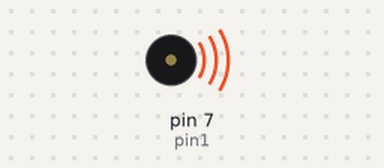
The sketch below on a simulated Arduino Nano, built with avr-gcc and run on an emulated ATmega328P. Shown: buzzer (waves = sounding).

Above: at 1.4 s.
At 5.8 s:
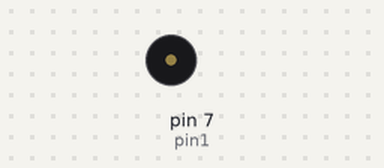
Timing chart, 0 to 7.8 s (numbered marks = the images above):
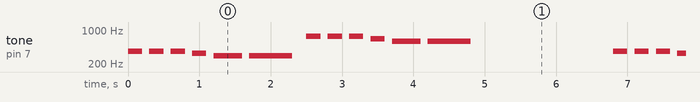

Measured:
- by itself, tone on pin 7 (pin1): plays 370 Hz for 0.20 s, 370 Hz for 0.20 s, 370 Hz for 0.20 s, 330 Hz for 0.20 s, 294 Hz for 0.40 s, 294 Hz for 0.60 s … (231 notes in this stretch)

The sketch:

sound_effect_CatMeme.ino
```cpp
#define C4  262       // ド
#define CD4 277       // ド#レb
#define D4  294       // レ
#define DE4 311       // レ#ミb
#define E4  330       // ミ
#define F4  349       // ファ
#define FG4 370       // ファ#ソb
#define G4  392       // ソ
#define GA4 415       // ソ#ラb
#define A4  440       // ラ
#define AB4 466       // ラ#シb
#define B4  494       // シ

#define C5  523
#define CD5 554
#define D5  587
#define DE5 622
#define E5  659
#define F5  698
#define FG5 740
#define G5  784
#define GA5 830
#define A5  880
#define AB5 932
#define B5  988

#define C6  1047
#define CD6 1109
#define D6  1175
#define DE6 1245
#define E6  1319
#define F6  1397
#define FG6 1480
#define G6  1568
#define GA6 1661
#define A6  1760
#define AB6 1865
#define B6  1976

int duration = 100;   // duration
int pin1 = 7;         // pin number
// int pin2 = 8;         // pin number

void setup() {
  // put your setup code here, to run once:

}

void loop() {
  // put your main code here, to run repeatedly:
  tone(pin1, FG4);
  delay(duration * 2);
  noTone(pin1);
  delay(duration);

  tone(pin1, FG4);
  delay(duration * 2);
  noTone(pin1);
  delay(duration);

  tone(pin1, FG4);
  delay(duration * 2);
  noTone(pin1);
  delay(duration);

  tone(pin1, E4);
  delay(duration * 2);
  noTone(pin1);
  delay(duration);

  tone(pin1, D4);
  delay(duration * 4);
  noTone(pin1);
  delay(duration);

  tone(pin1, D4);
  delay(duration * 6);
  noTone(pin1);
  delay(duration * 2);


  tone(pin1, FG5);
  delay(duration * 2);
  noTone(pin1);
  delay(duration);

  tone(pin1, FG5);
  delay(duration * 2);
  noTone(pin1);
  delay(duration);

  tone(pin1, FG5);
  delay(duration * 2);
  noTone(pin1);
  delay(duration);

  tone(pin1, E5);
  delay(duration * 2);
  noTone(pin1);
  delay(duration);

  tone(pin1, D5);
  delay(duration * 4);
  noTone(pin1);
  delay(duration);

  tone(pin1, D5);
  delay(duration * 6);
  noTone(pin1);
  delay(duration * 20);
}
```
